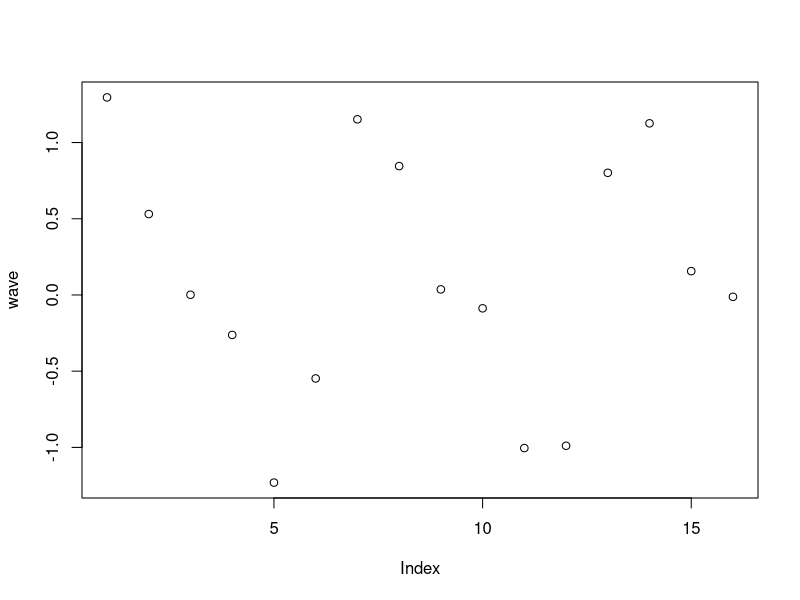

Write the R code that produced this figure.
# Exercise 1: creating and operating on vectors

# Create a vector `names` that contains your name and the names of 2 people 
# next to you. Print the vector.
names <- c("Victoria", "Amanda", "Nick")

# Use the colon operator : to create a vector `n` of numbers from 10:49
n <- 10:49

# Use the `length()` function to get the number of elements in `n`
length(n)

# Add 1 to each element in `n` and print the result
results <- paste(n + 1)
print(results)

# Create a vector `m` that contains the numbers 10 to 1 (in that order). 
# Hint: use the `seq()` function
m <- seq(10:1)

# Subtract `m` FROM `n`. Note the recycling!
recycling <- m - n

# Use the `seq()` function to produce a range of numbers from -5 to 10 in `0.1`
# increments. Store it in a variable `x_range`
x_range <- seq(-5:10)

# Create a vector `sin_wave` by calling the `sin()` function on each element 
# in `x_range`.
sin_wave <- sin(x_range)

# Create a vector `cos_wave` by calling the `cos()` function on each element 
# in `x_range`.
cos_wave <- cos(x_range)

# Create a vector `wave` by multiplying `sin_wave` and `cos_wave` together, then
# adding `sin_wave` to the product
wave <- (sin_wave * cos_wave) + sin_wave

# Use the `plot()` function to plot your `wave`!
plot(wave)
